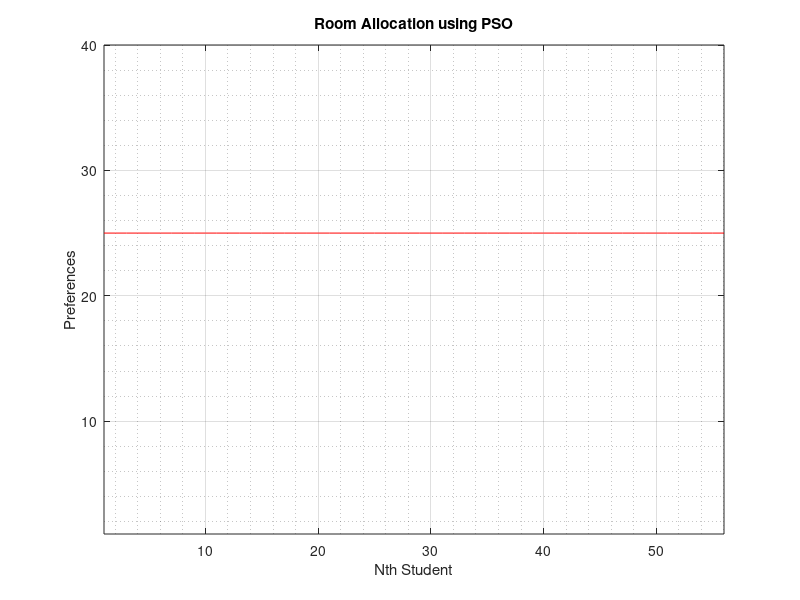

MATLAB code for this plot: (Note: this script raises an error after producing the figure.)
figure('units','normalized','outerposition',[0 0 1 1]);

x = linspace(1,56,56);
y = 25*ones(56,1);
plot(x,y,'r')
hold on;
grid on;


set(gca,'XLim',[1 56],'YLim',[1 40]);
%ax = gca();

title('Room Allocation using PSO');
xlabel('Nth Student');
ylabel('Preferences');
%zlabel('Levi Function');
pause(0.01);
grid on;
grid minor;
hold on;
X = linspace(1,56,56);
video = VideoWriter('Gbest3.avi','Uncompressed AVI');
video.FrameRate = 10;
open(video)

for i=1:458
   fit_value = Gbest_list(i,57);
   iter = Gbest_list(i,58);
   a = 'Iteration ' + string(iter) + ' ' + 'Fitness Value: ' + string(fit_value);
   title(a);
   xlabel('Nth Student');
   ylabel('Preferences');
   Y = Gbest_list(i,1:56);
   %addpoints(curve,Gbest_list(i,1),Gbest_list(i,2),Gbest_list(i,3));
   %head = scatter2(Gbest_list(i,1),Gbest_list(i,2),Gbest_list(i,3),'filled','MarkerFaceColor','b','MarkerEdgeColor','b');
   head = scatter(X,Y, 'filled', 'MarkerFaceColor', 'b','MarkerEdgeColor','b');
   drawnow();
   
   %F(i) = getframe(gcf);
   myFrame = getframe(gcf);
   size(myFrame.cdata)
   writeVideo(video,myFrame)
   
   pause(0.001);
   delete(head);
end

%close(gca)
close(video)

%video = VideoWriter('Gbest2.avi','Uncompressed AVI');
%video.FrameRate = 1;
%open(video)
%writeVideo(video,F);
%close(video)
